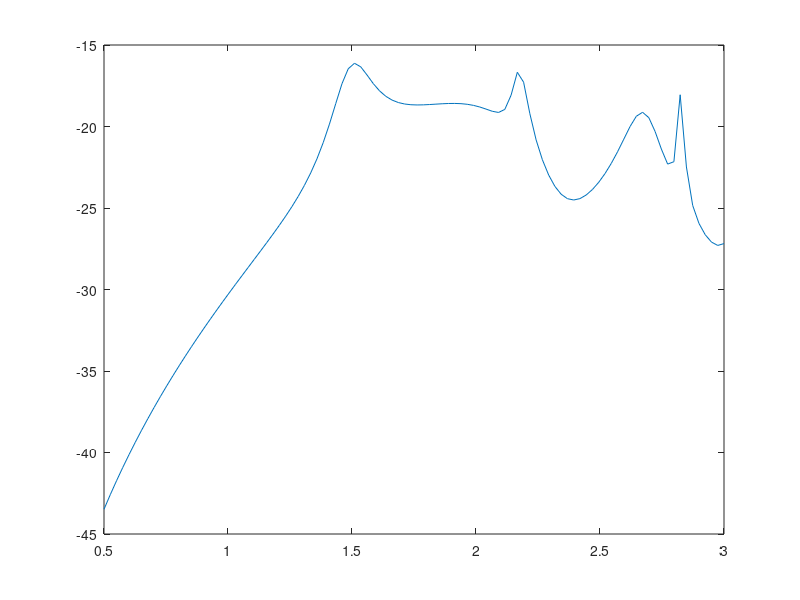

Write MATLAB code to recreate this figure.
close all
clc
clear all

% Set constant
c = 3e8;
eps0 = 8.85e-12;
mu0 = pi * 4e-7;

% Set parameters
f0 = 1e9;
eps1 = 10;
mu1 = 1;
a = c / f0 / 10;

n = 1:6; % #mode
% fn = 3;

fn = linspace(0.5, 3, 100);
TotSCS = zeros(1, length(fn));
for iter = 1:length(fn)
    f = fn(iter) * f0;
    w = 2 * pi * f;
    
    % Simplify unit
    bsj_p12_0 = besselj(n+1/2, a*sqrt(eps0 * mu0) * w);
    bsj_n12_0 = besselj(n-1/2, a*sqrt(eps0 * mu0) * w);

    bsj_p12_1 = besselj(n+1/2, a*sqrt(eps0 * eps1 * mu0 * mu1) * w);
    bsj_n12_1 = besselj(n-1/2, a*sqrt(eps0 * eps1 * mu0 * mu1) * w);

    bsj_p32_0 = besselj(n+3/2, a*sqrt(eps0 * mu0) * w);
    bsj_p32_1 = besselj(n+3/2, a*sqrt(eps0 * eps1 * mu0 * mu1) * w);
    % bsj_n32_1 = besselj(n-3/2, a*sqrt(eps0 * eps1 * mu0 * mu1) * w);

    bsy_p12_0 = bessely(n+1/2, a*sqrt(eps0 * mu0) * w);
    bsy_n12_0 = bessely(n-1/2, a*sqrt(eps0 * mu0) * w);

    bsy_p12_1 = bessely(n+1/2, a*sqrt(eps0 * eps1 * mu0 * mu1) * w);
    bsy_n12_1 = bessely(n-1/2, a*sqrt(eps0 * eps1 * mu0 * mu1) * w);

    bsy_p32_0 = bessely(n+3/2, a*sqrt(eps0 * mu0) * w);
    bsy_p32_1 = bessely(n+3/2, a*sqrt(eps0 * eps1 * mu0 * mu1) * w);


    % Cte
    ct1 = a * eps0 * eps1 * mu0 * mu1 * (eps1 * mu1)^(1/4) * w;
    ct2 = -a * eps0 * mu0 * mu1 * (eps1 * mu1)^(3/4) * w;
    ct3 = -sqrt(eps0 * mu0) * mu1 * (eps1 * mu1)^(3/4);
    ct4 = (eps1 * mu1)^(1/4) * sqrt(eps0 * eps1 * mu0 * mu1);
    ct5 = a * eps0 * mu0 * mu1 * (eps1 * mu1)^(3/4) * w;
    ct6 = -a * eps0 * eps1 * mu0 * mu1 * (eps1 * mu1)^(1/4) * w;

    % real part
    At1 = ct1 .* bsj_n12_1 .* bsj_p12_0;
    At2 = ct2 .* bsj_n12_0 .* bsj_p12_1;
    At3 = ct3 .* bsj_p12_0 .* bsj_p12_1;
    At4 = ct4 .* bsj_p12_0 .* bsj_p12_1;
    At5 = ct5 .* bsj_p12_1 .* bsj_p32_0;
    At6 = ct6 .* bsj_p12_0 .* bsj_p32_1;

    % imaginary part
    Bt1 = ct2 .* bsj_p12_1 .* bsy_n12_0;
    Bt2 = ct1 .* bsj_n12_1 .* bsy_p12_0;
    Bt3 = ct3 .* bsj_p12_1 .* bsy_p12_0;
    Bt4 = ct4 .* bsj_p12_1 .* bsy_p12_0;
    Bt5 = ct6 .* bsj_p32_1 .* bsy_p12_0;
    Bt6 = ct5 .* bsj_p12_1 .* bsy_p32_0;

    % Cte
    Nominator = At1 + At2 + At3 + At4 + At5 + At6;
    Denominator = -Nominator + 1i*(Bt1 + Bt2 + Bt3 + Bt4 + Bt5 + Bt6);
    Cte = Nominator ./ Denominator;

    % Ctm
    cm1 = a * eps0 * eps1 * mu0 * mu1 * (eps1 * mu1)^(3/4) * w;
    cm2 = -a * eps0 * eps1^2 * mu0 * mu1 * (eps1 * mu1)^(1/4) * w;
    cm3 = -eps1^2 * sqrt(eps0 * mu0) * mu1 * (eps1 * mu1)^(1/4);
    cm4 = (eps1 * mu1)^(3/4) * sqrt(eps0 * eps1 * mu0 * mu1);
    cm5 = a * eps0 * eps1^2 * mu0 * mu1 * (eps1 * mu1)^(1/4) * w;
    cm6 = -a * eps0 * eps1 * mu0 * mu1 * (eps1 * mu1)^(3/4) * w;

    % real part
    Am1 = cm1 .* bsj_n12_1 .* bsj_p12_0;
    Am2 = cm2 .* bsj_n12_0 .* bsj_p12_1;
    Am3 = cm3 .* bsj_p12_0 .* bsj_p12_1;
    Am4 = cm4 .* bsj_p12_0 .* bsj_p12_1;
    Am5 = cm5 .* bsj_p12_1 .* bsj_p32_0;
    Am6 = cm6 .* bsj_p12_0 .* bsj_p32_1;

    % imaginary part
    Bm1 = cm2 .* bsj_p12_1 .* bsy_n12_0;
    Bm2 = cm1 .* bsj_n12_1 .* bsy_p12_0;
    Bm3 = cm3 .* bsj_p12_1 .* bsy_p12_0;
    Bm4 = cm4 .* bsj_p12_1 .* bsy_p12_0;
    Bm5 = cm6 .* bsj_p32_1 .* bsy_p12_0;
    Bm6 = cm5 .* bsj_p12_1 .* bsy_p32_0;

    % Ctm
    Nominator = Am1 + Am2 + Am3 + Am4 + Am5 + Am6;
    Denominator = -Nominator + 1i*(Bm1 + Bm2 + Bm3 + Bm4 + Bm5 + Bm6);
    Ctm = Nominator ./ Denominator;

    %
    term = sum((2*n + 1) .* (abs(Ctm).^2 + abs(Cte).^2));
    
    TotSCS(iter) = 10 * log10(2*pi / abs(w * sqrt(eps0 * mu0))^2 ...
        .* sum((2*n + 1) .* (abs(Ctm).^2 + abs(Cte).^2)));
end

figure(1)
plot(fn, TotSCS);

%% Scattering field 
% Set parameters
E0 = 1;
r = 100;
theta = 0:0.01:pi;
phi = 0:0.01:2*pi;

z = w * sqrt(eps0 * mu0) * r;

% Simplify unit
% Spherical_J = sqrt(pi/2/z) .* besselj(n+1/2, z);
% Spherical_Y = sqrt(pi/2/z) .* bessely(n+1/2, z);
Spherical_H = sqrt(pi/2/z) .* (besselj(n+1/2, z) - bessely(n+1/2, z));

% theta & phi -> put into loop
% Ye = assoc_legendre(n, 1, cos(theta)) .* sin(phi);
% Ym = assoc_legendre(n, 1, cos(theta)) .* cos(phi);
% legendre(n, x) in Matlab will return a (n+1, le)matrix  


